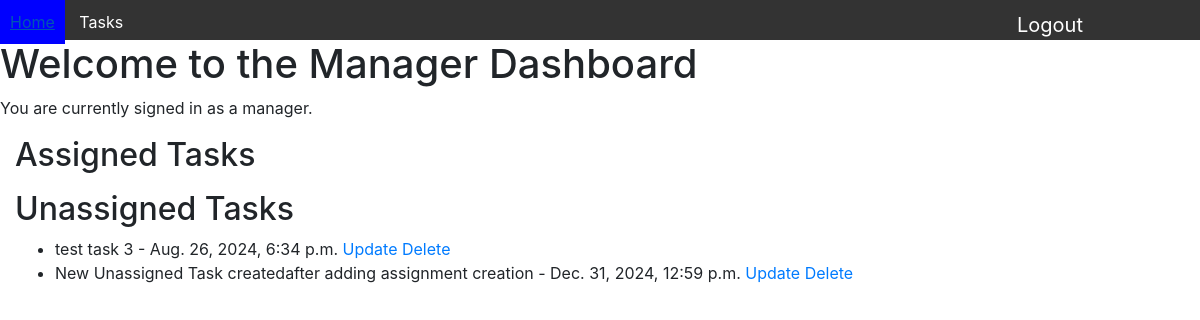
The app's page /manager/ (signed in) with its own data.
### taskManagement/models.py (models this page shows, shortened)
class Assignment(models.Model):
    task = models.ForeignKey(Task, on_delete=models.CASCADE)
    assigned_user = models.ForeignKey(User, on_delete=models.CASCADE,null=True, blank=True)

class Task(models.Model):
    task_ID = models.AutoField(primary_key=True)
    title = models.CharField(max_length=250)
    description = models.TextField(max_length=250)
    due_date = models.DateTimeField(default=tz.now)
    priority_choices = [
        ('High', 'High'),
        ('Medium', 'Medium'),
        ('Low', 'Low')
    ]
    priority = models.CharField(max_length=10, choices=priority_choices, default='Low')
    category_choices = [
        ('School', 'School'),
        ('Personal', 'Personal'),
        ('Work', 'Work'),
        ('None', 'None')
    ]
    category = models.CharField(max_length=24, choices=category_choices, default='None')
    creator = models.ForeignKey(settings.AUTH_USER_MODEL, related_name='task_creator', on_delete=models.CASCADE, default=1)
    status_choices = [
        ('completed', 'completed'),
        ('In Progress', 'In Progress'),
        ('Incomplete', 'Incomplete'),
    ]
    status = models.CharField(max_length=24, choices=status_choices, default='Incomplete')
    assigned_users = models.ManyToManyField('User', related_name='assigned_tasks', blank=True)
    def __str__(self):
        return self.title

### taskManagement/views.py (the view)
# urls.py: path('manager/',view = taskManagement.views.managerView, name="managerView"),
@login_required(login_url='../login/')
def managerView(request):
    managers = User.objects.filter(groups__name__in =['Manager'])
    all_users = User.objects.all()
    assigned_tasks = Task.objects.exclude(assigned_users__in=managers).filter(status__in = ['Incomplete','In Progress']).filter(assigned_users__in = all_users)
    unassigned_tasks = Assignment.objects.filter(assigned_user__isnull=True).select_related('task')  # Optimize queries
    context = {
        "title":"Manager Dashboard",
        'assigned_tasks': assigned_tasks,
        'unassigned_tasks': unassigned_tasks,
    }
    return render(request,"taskManagement/managerView.html",context=context)

### taskManagement/templates/taskManagement/managerView.html (shortened to what this page needs)
{% extends "taskManagement/main.html" %}
{% block navigation %}
{% include "taskManagement/navigation.html" %}
{% endblock %}
{% block content %}
<h1> Welcome to the Manager Dashboard </h1>
<p> You are currently signed in as a manager.</p>
<div class="container-fluid">
    <h2> Assigned Tasks </h2>
</div>
<div class="container-fluid">
    <h2> Unassigned Tasks </h2>
        <ul id="unassigned_tasks">
            {% for assignment in unassigned_tasks %}
                <li class= {{task.priority}}>
                    {{ assignment.task }} - {{ assignment.task.due_date }}
                    <a href="{% url 'update_task' assignment.task.task_ID %}">Update</a>
                    <a href="{% url 'delete_task' assignment.task.task_ID %}" onclick="return confirm('Are you sure you want to delete this task?');">Delete</a>
                </li>
            {% endfor %}
        </ul>
</div>
{% endblock %}

### taskManagement/templates/taskManagement/navigation.html (shortened to what this page needs)
{% extends "taskManagement/main.html" %}
{% block navigation %}
<nav>
    <div class="nav_bar">
        <div id = "nav_links">
            <ul>
                <li> <a href='/home'> Home </a> </li>
                {% if request.user.is_authenticated %}
                <li> <a href="/tasks"> Tasks </a> </li>
                {% endif %}
                {% for group in request.user.groups.all %}
                    {% if group.name == "Manager" %}
                        <li> <a href="/manager">{{ group.name }} Dashboard </li>
                    {% endif %}
                {% endfor %}
            </ul>
        </div>
        <div id ="nav_profile">
            {% if request.user.is_authenticated %}
            <a href='../logout/'> Logout  </a>
            {% else %}
            <a href='../login/'> Login  </a>
            {% endif %}
        </div>
    </div>
</nav>
{% endblock %}

### taskManagement/static/stylesheet.css (style rules this page uses)
body { font-family: 'Courier New', Courier, monospace; margin: 0; padding: 0; background-color: black; }
nav { background-color: #333; color: #fff; }
nav ul { list-style: none; margin: 10; padding: 0; }
nav ul li { display: inline; }
nav ul li a { color: #fff; padding: 10px; text-decoration: none; display: inline-block; }
p { font-size: medium; }
.nav_bar { display:flex; justify-content: space-between; height: 40px; }
#nav_links { width:25%; justify-content: space-between; }
#nav_profile { margin-right: 0px; width:25%; color:white; padding: 10px; font-size: 20px; text-align: center; }
#nav_profile a { text-decoration: none; color:white; width: 100%; }

### records on screen
Assignment: task "test task 3", task.due_date "Aug. 26, 2024, 6:34 p.m."
Assignment: task "New Unassigned Task createdafter adding assignment creation", task.due_date "Dec. 31, 2024, 12:59 p.m."

### other values on screen
{{ group.name }} "Manager"
